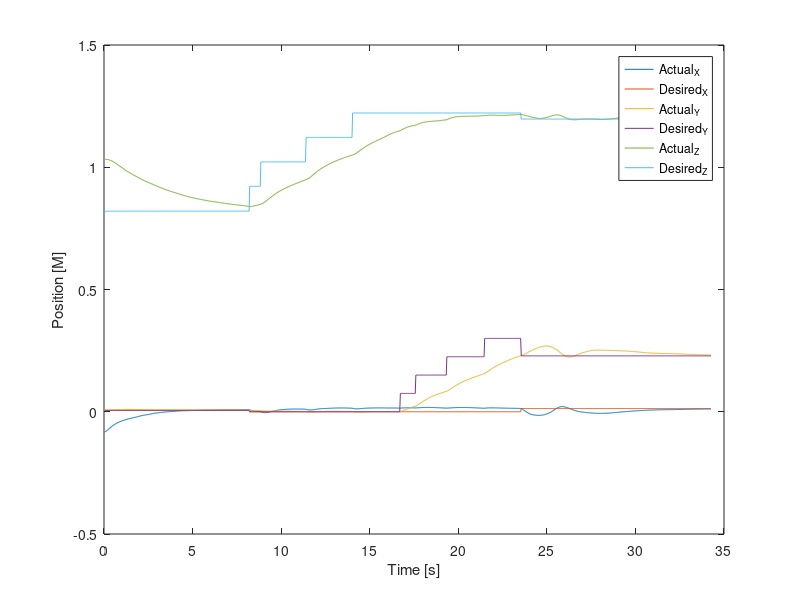
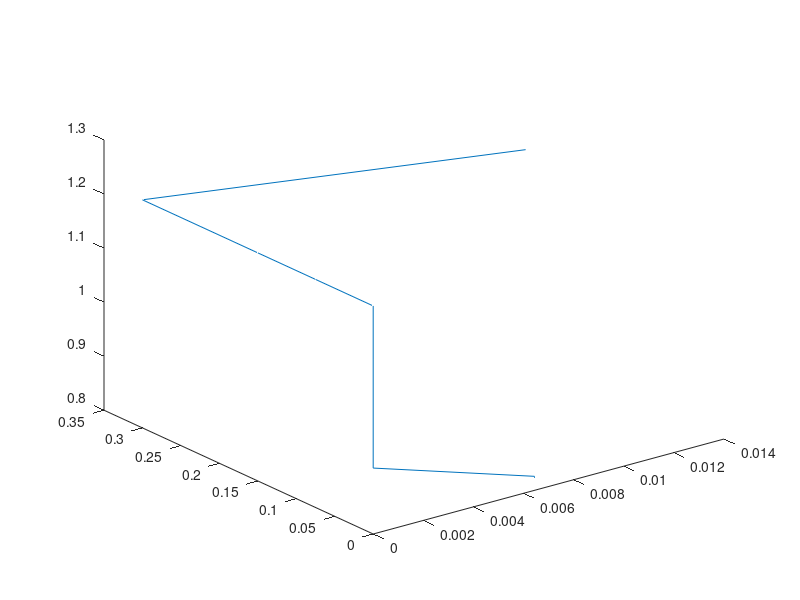

These figures' MATLAB source, in order:
clc;
clear;
FormatSpec = '%f';

% ActualEefData = importdata('Data/ActualPos.txt');
% DesiredEefData = importdata('Data/DesiredPos.txt');
% 
% ActualParsed = cell(numel(ActualEefData),1);
% DesiredParsed = cell(numel(DesiredEefData),1);
% 
% for i=1:numel(ActualEefData)
%     val1 = sscanf(ActualEefData{i},'[%f,%f,%f]');
%     val2 = sscanf(DesiredEefData{i},'[%f,%f,%f]');
% 
%     ActualParsed{i} = val1;
%     DesiredParsed{i} = val2;
% end
% 
% ActualParsed = cell2mat(ActualParsed);
% DesiredParsed = cell2mat(DesiredParsed);


%ActualEEFPose = fscanf(ActualEEF,FormatSpec,[3,Inf])
% 
% fileID1 = fopen('tocubecurrent.txt','r');
% fileID2 = fopen('tocubedesired.txt','r');
% formatSpec = '%f';
% A = fscanf(fileID1,formatSpec)
% numitems1 = length(A)/3
% fclose(fileID1)
% fileID1 = fopen('tocubecurrent.txt','r');
% B = fscanf(fileID1,formatSpec,[3 Inf]);
% C = fscanf(fileID2,formatSpec,[3 Inf]);2
% 
% 
% plot3(ActualPos(:,1),ActualPos(:,2),ActualPos(:,3))
% hold on
% plot3(DesiredPos(:,1),DesiredPos(:,2),DesiredPos(:,3))
% hold off
ActualPos = [[-0.0827  0.0063  1.0322],
[-0.0817  0.0059  1.0323],
[-0.0802  0.0056  1.0323],
[-0.0784  0.0055  1.0322],
[-0.0764  0.0055  1.0320],
[-0.0743  0.0057  1.0316],
[-0.0721  0.0058  1.0311],
[-0.0698  0.0060  1.0304],
[-0.0674  0.0062  1.0296],
[-0.0651  0.0063  1.0286],
[-0.0630  0.0065  1.0275],
[-0.0610  0.0067  1.0263],
[-0.0591  0.0068  1.0250],
[-0.0574  0.0070  1.0237],
[-0.0557  0.0071  1.0223],
[-0.0540  0.0073  1.0208],
[-0.0523  0.0074  1.0192],
[-0.0506  0.0076  1.0175],
[-0.0491  0.0077  1.0158],
[-0.0477  0.0079  1.0141],
[-0.0464  0.0080  1.0124],
[-0.0451  0.0081  1.0106],
[-0.0439  0.0083  1.0089],
[-0.0428  0.0084  1.0071],
[-0.0415  0.0085  1.0053],
[-0.0404  0.0086  1.0035],
[-0.0393  0.0087  1.0017],
[-0.0383  0.0089  0.9999],
[-0.0373  0.0090  0.9981],
[-0.0364  0.0091  0.9963],
[-0.0356  0.0092  0.9946],
[-0.0348  0.0093  0.9929],
[-0.0339  0.0094  0.9911],
[-0.0330  0.0094  0.9894],
[-0.0322  0.0095  0.9876],
[-0.0314  0.0096  0.9859],
[-0.0307  0.0096  0.9843],
[-0.0301  0.0097  0.9827],
[-0.0295  0.0097  0.9811],
[-0.0288  0.0097  0.9795],
[-0.0282  0.0098  0.9780],
[-0.0276  0.0097  0.9765],
[-0.0270  0.0097  0.9750],
[-0.0264  0.0097  0.9735],
[-0.0258  0.0097  0.9721],
[-0.0252  0.0096  0.9707],
[-0.0246  0.0096  0.9693],
[-0.0241  0.0095  0.9679],
[-0.0235  0.0095  0.9665],
[-0.0229  0.0094  0.9652],
[-0.0222  0.0093  0.9638],
[-0.0216  0.0093  0.9625],
[-0.0210  0.0092  0.9612],
[-0.0204  0.0091  0.9599],
[-0.0198  0.0091  0.9585],
[-0.0191  0.0090  0.9572],
[-0.0183  0.0089  0.9558],
[-0.0175  0.0088  0.9544],
[-0.0169  0.0088  0.9530],
[-0.0163  0.0087  0.9516],
[-0.0157  0.0086  0.9503],
[-0.0153  0.0086  0.9490],
[-0.0148  0.0085  0.9477],
[-0.0144  0.0085  0.9465],
[-0.0139  0.0084  0.9453],
[-0.0135  0.0083  0.9441],
[-0.0131  0.0083  0.9430],
[-0.0127  0.0082  0.9418],
[-0.0122  0.0082  0.9407],
[-0.0118  0.0081  0.9396],
[-0.0113  0.0081  0.9385],
[-0.0108  0.0080  0.9374],
[-0.0104  0.0080  0.9363],
[-0.0100  0.0080  0.9353],
[-0.0096  0.0079  0.9342],
[-0.0091  0.0079  0.9332],
[-0.0085  0.0078  0.9321],
[-0.0079  0.0078  0.9309],
[-0.0073  0.0077  0.9298],
[-0.0067  0.0077  0.9286],
[-0.0063  0.0077  0.9275],
[-0.0059  0.0076  0.9264],
[-0.0055  0.0076  0.9253],
[-0.0052  0.0076  0.9242],
[-0.0049  0.0075  0.9232],
[-0.0046  0.0075  0.9221],
[-0.0043  0.0075  0.9211],
[-0.0040  0.0074  0.9201],
[-0.0037  0.0074  0.9190],
[-0.0033  0.0074  0.9180],
[-0.0030  0.0074  0.9170],
[-0.0027  0.0073  0.9160],
[-0.0024  0.0073  0.9150],
[-0.0021  0.0073  0.9140],
[-0.0019  0.0073  0.9130],
[-0.0016  0.0073  0.9120],
[-0.0013  0.0073  0.9110],
[-0.0010  0.0073  0.9100],
[-0.0008  0.0072  0.9091],
[-0.0006  0.0072  0.9081],
[-0.0004  0.0072  0.9072],
[-0.0003  0.0072  0.9063],
[-0.0001  0.0072  0.9054],
[0.0001 0.0072 0.9045]
[0.0002 0.0072 0.9037]
[0.0004 0.0072 0.9028]
[0.0005 0.0072 0.9020]
[0.0007 0.0072 0.9012]
[0.0008 0.0072 0.9004]
[0.0010 0.0072 0.8996]
[0.0012 0.0072 0.8988]
[0.0013 0.0072 0.8981]
[0.0015 0.0072 0.8973]
[0.0017 0.0071 0.8965]
[0.0019 0.0071 0.8957]
[0.0022 0.0071 0.8949]
[0.0024 0.0071 0.8941]
[0.0027 0.0071 0.8933]
[0.0029 0.0071 0.8924]
[0.0031 0.0071 0.8916]
[0.0033 0.0071 0.8908]
[0.0034 0.0071 0.8900]
[0.0036 0.0070 0.8892]
[0.0038 0.0070 0.8883]
[0.0040 0.0070 0.8875]
[0.0041 0.0070 0.8867]
[0.0041 0.0070 0.8859]
[0.0042 0.0070 0.8851]
[0.0042 0.0070 0.8844]
[0.0042 0.0069 0.8836]
[0.0042 0.0069 0.8829]
[0.0043 0.0069 0.8823]
[0.0043 0.0069 0.8816]
[0.0044 0.0069 0.8809]
[0.0045 0.0069 0.8802]
[0.0046 0.0069 0.8795]
[0.0047 0.0068 0.8789]
[0.0047 0.0068 0.8782]
[0.0048 0.0068 0.8776]
[0.0049 0.0068 0.8770]
[0.0049 0.0068 0.8764]
[0.0050 0.0068 0.8758]
[0.0050 0.0067 0.8752]
[0.0051 0.0067 0.8747]
[0.0052 0.0067 0.8741]
[0.0052 0.0067 0.8736]
[0.0053 0.0067 0.8730]
[0.0054 0.0067 0.8725]
[0.0054 0.0067 0.8720]
[0.0055 0.0066 0.8714]
[0.0056 0.0066 0.8709]
[0.0057 0.0066 0.8704]
[0.0058 0.0066 0.8699]
[0.0058 0.0066 0.8694]
[0.0059 0.0066 0.8689]
[0.0060 0.0065 0.8684]
[0.0060 0.0065 0.8679]
[0.0061 0.0065 0.8674]
[0.0062 0.0065 0.8669]
[0.0062 0.0065 0.8665]
[0.0063 0.0065 0.8660]
[0.0064 0.0065 0.8655]
[0.0064 0.0064 0.8650]
[0.0065 0.0064 0.8646]
[0.0065 0.0064 0.8641]
[0.0065 0.0064 0.8637]
[0.0066 0.0064 0.8632]
[0.0066 0.0064 0.8628]
[0.0067 0.0064 0.8624]
[0.0067 0.0064 0.8619]
[0.0067 0.0064 0.8615]
[0.0068 0.0063 0.8611]
[0.0068 0.0063 0.8607]
[0.0068 0.0063 0.8603]
[0.0069 0.0063 0.8599]
[0.0069 0.0063 0.8595]
[0.0070 0.0063 0.8591]
[0.0070 0.0063 0.8587]
[0.0070 0.0063 0.8583]
[0.0071 0.0063 0.8579]
[0.0071 0.0063 0.8575]
[0.0071 0.0063 0.8571]
[0.0071 0.0062 0.8568]
[0.0072 0.0062 0.8564]
[0.0072 0.0062 0.8560]
[0.0072 0.0062 0.8556]
[0.0072 0.0062 0.8553]
[0.0073 0.0062 0.8549]
[0.0073 0.0062 0.8546]
[0.0073 0.0062 0.8542]
[0.0073 0.0062 0.8538]
[0.0073 0.0062 0.8535]
[0.0074 0.0062 0.8531]
[0.0074 0.0062 0.8528]
[0.0074 0.0061 0.8524]
[0.0075 0.0061 0.8521]
[0.0075 0.0061 0.8517]
[0.0075 0.0061 0.8513]
[0.0075 0.0061 0.8510]
[0.0075 0.0061 0.8507]
[0.0075 0.0061 0.8503]
[0.0075 0.0061 0.8500]
[0.0075 0.0061 0.8497]
[0.0075 0.0061 0.8493]
[0.0075 0.0061 0.8490]
[0.0075 0.0061 0.8487]
[0.0075 0.0060 0.8484]
[0.0075 0.0060 0.8481]
[0.0075 0.0060 0.8478]
[0.0075 0.0060 0.8475]
[0.0075 0.0060 0.8472]
[0.0075 0.0060 0.8469]
[0.0075 0.0060 0.8466]
[0.0075 0.0060 0.8463]
[0.0075 0.0060 0.8460]
[0.0075 0.0060 0.8458]
[0.0075 0.0060 0.8455]
[0.0075 0.0060 0.8452]
[0.0076 0.0060 0.8449]
[0.0076 0.0059 0.8446]
[0.0077 0.0059 0.8443]
[0.0077 0.0059 0.8440]
[0.0078 0.0059 0.8437]
[0.0078 0.0059 0.8434]
[0.0078 0.0059 0.8430]
[0.0079 0.0059 0.8427]
[0.0079 0.0059 0.8424]
[0.0079 0.0059 0.8421]
[0.0079 0.0059 0.8417]
[0.0079 0.0059 0.8414]
[0.0078 0.0058 0.8411]
[0.0078 0.0058 0.8408]
[0.0078 0.0058 0.8405]
[0.0077 0.0058 0.8402]
[0.0069 0.0054 0.8386]
[0.0066 0.0051 0.8390]
[0.0062 0.0049 0.8394]
[0.0057 0.0048 0.8399]
[0.0052 0.0047 0.8403]
[0.0047 0.0047 0.8408]
[0.0042 0.0048 0.8413]
[0.0038 0.0048 0.8419]
[0.0033 0.0049 0.8424]
[0.0029 0.0049 0.8430]
[0.0026 0.0050 0.8436]
[0.0022 0.0051 0.8442]
[0.0019 0.0051 0.8448]
[0.0015 0.0052 0.8455]
[0.0011 0.0052 0.8462]
[0.0008 0.0053 0.8469]
[0.0005 0.0053 0.8476]
[0.0002 0.0053 0.8484]
[-0.0003  0.0051  0.8492],
[-0.0012  0.0045  0.8501],
[-0.0021  0.0040  0.8513],
[-0.0028  0.0037  0.8525],
[-0.0033  0.0034  0.8540],
[-0.0037  0.0032  0.8555],
[-0.0039  0.0031  0.8572],
[-0.0038  0.0030  0.8590],
[-0.0037  0.0030  0.8608],
[-0.0035  0.0029  0.8627],
[-0.0032  0.0029  0.8647],
[-0.0028  0.0029  0.8668],
[-0.0023  0.0029  0.8688],
[-0.0017  0.0029  0.8709],
[-0.0010  0.0030  0.8729],
[-0.0004  0.0030  0.8749],
[0.0002 0.0030 0.8769]
[0.0008 0.0031 0.8789]
[0.0014 0.0031 0.8808]
[0.0020 0.0031 0.8827]
[0.0026 0.0032 0.8846]
[0.0031 0.0032 0.8865]
[0.0036 0.0032 0.8884]
[0.0042 0.0033 0.8902]
[0.0047 0.0033 0.8920]
[0.0052 0.0033 0.8937]
[0.0057 0.0033 0.8954]
[0.0062 0.0033 0.8970]
[0.0066 0.0033 0.8986]
[0.0071 0.0033 0.9002]
[0.0074 0.0032 0.9017]
[0.0078 0.0032 0.9031]
[0.0081 0.0032 0.9046]
[0.0084 0.0032 0.9060]
[0.0087 0.0031 0.9073]
[0.0090 0.0031 0.9086]
[0.0092 0.0030 0.9100]
[0.0094 0.0030 0.9113]
[0.0095 0.0029 0.9125]
[0.0097 0.0029 0.9138]
[0.0099 0.0028 0.9150]
[0.0100 0.0028 0.9163]
[0.0102 0.0027 0.9175]
[0.0103 0.0026 0.9187]
[0.0104 0.0026 0.9198]
[0.0106 0.0025 0.9210]
[0.0107 0.0024 0.9221]
[0.0108 0.0024 0.9232]
[0.0109 0.0023 0.9243]
[0.0110 0.0023 0.9254]
[0.0111 0.0022 0.9265]
[0.0111 0.0022 0.9275]
[0.0112 0.0021 0.9286]
[0.0112 0.0020 0.9296]
[0.0111 0.0020 0.9307]
[0.0111 0.0019 0.9317]
[0.0110 0.0019 0.9328]
[0.0110 0.0018 0.9339]
[0.0110 0.0018 0.9349]
[0.0110 0.0017 0.9359]
[0.0110 0.0017 0.9369]
[0.0110 0.0016 0.9379]
[0.0111 0.0016 0.9389]
[0.0111 0.0015 0.9399]
[0.0111 0.0015 0.9408]
[0.0111 0.0014 0.9417]
[0.0110 0.0014 0.9426]
[0.0109 0.0014 0.9436]
[0.0108 0.0013 0.9445]
[0.0107 0.0013 0.9454]
[0.0105 0.0013 0.9464]
[0.0104 0.0012 0.9474]
[0.0102 0.0012 0.9483]
[0.0098 0.0008 0.9493]
[0.0091 0.0002 0.9504]
[ 0.0085 -0.0003  0.9516],
[ 0.0081 -0.0006  0.9530],
[ 0.0078 -0.0008  0.9545],
[ 0.0076 -0.0010  0.9561],
[ 0.0076 -0.0011  0.9579],
[ 0.0076 -0.0011  0.9597],
[ 0.0076 -0.0011  0.9617],
[ 0.0077 -0.0011  0.9638],
[ 0.0078 -0.0011  0.9660],
[ 0.0080 -0.0011  0.9682],
[ 0.0084 -0.0010  0.9705],
[ 0.0087 -0.0009  0.9727],
[ 0.0091 -0.0008  0.9748],
[ 0.0096 -0.0006  0.9770],
[ 0.0100 -0.0005  0.9791],
[ 0.0103 -0.0003  0.9812],
[ 0.0107 -0.0001  0.9832],
[0.0110 0.0000 0.9852]
[0.0113 0.0002 0.9871]
[0.0117 0.0004 0.9890]
[0.0120 0.0006 0.9907]
[0.0123 0.0007 0.9924]
[0.0125 0.0009 0.9941]
[0.0127 0.0011 0.9956]
[0.0129 0.0012 0.9971]
[0.0130 0.0014 0.9986]
[0.0131 0.0015 1.0001]
[0.0131 0.0016 1.0016]
[0.0132 0.0017 1.0031]
[0.0134 0.0018 1.0046]
[0.0135 0.0019 1.0060]
[0.0136 0.0020 1.0074]
[0.0137 0.0020 1.0088]
[0.0138 0.0020 1.0101]
[0.0139 0.0021 1.0114]
[0.0141 0.0021 1.0127]
[0.0142 0.0021 1.0140]
[0.0143 0.0021 1.0153]
[0.0144 0.0021 1.0165]
[0.0145 0.0021 1.0177]
[0.0146 0.0021 1.0189]
[0.0148 0.0021 1.0200]
[0.0149 0.0021 1.0212]
[0.0150 0.0021 1.0223]
[0.0150 0.0021 1.0235]
[0.0151 0.0021 1.0246]
[0.0152 0.0020 1.0257]
[0.0152 0.0020 1.0267]
[0.0153 0.0020 1.0278]
[0.0154 0.0020 1.0288]
[0.0154 0.0020 1.0298]
[0.0154 0.0019 1.0309]
[0.0155 0.0019 1.0319]
[0.0155 0.0019 1.0328]
[0.0155 0.0019 1.0338]
[0.0155 0.0018 1.0348]
[0.0155 0.0018 1.0357]
[0.0155 0.0018 1.0366]
[0.0154 0.0018 1.0376]
[0.0154 0.0018 1.0385]
[0.0154 0.0017 1.0394]
[0.0153 0.0017 1.0403]
[0.0153 0.0017 1.0412]
[0.0152 0.0017 1.0420]
[0.0152 0.0017 1.0429]
[0.0151 0.0017 1.0438]
[0.0150 0.0016 1.0446]
[0.0150 0.0016 1.0455]
[0.0149 0.0016 1.0463]
[0.0148 0.0016 1.0471]
[0.0147 0.0016 1.0479]
[0.0146 0.0016 1.0487]
[0.0146 0.0016 1.0495]
[0.0141 0.0012 1.0503]
[0.0134 0.0006 1.0511]
[0.0128 0.0001 1.0522]
[ 0.0124 -0.0003  1.0534],
[ 0.0121 -0.0005  1.0547],
[ 0.0120 -0.0007  1.0562],
[ 0.0119 -0.0008  1.0578],
[ 0.0119 -0.0009  1.0595],
[ 0.0120 -0.0010  1.0613],
[ 0.0121 -0.0010  1.0631],
[ 0.0123 -0.0010  1.0649],
[ 0.0125 -0.0010  1.0667],
[ 0.0127 -0.0010  1.0686],
[ 0.0129 -0.0009  1.0705],
[ 0.0131 -0.0009  1.0723],
[ 0.0134 -0.0008  1.0741],
[ 0.0136 -0.0007  1.0759],
[ 0.0138 -0.0005  1.0777],
[ 0.0140 -0.0004  1.0794],
[ 0.0142 -0.0003  1.0811],
[ 0.0144 -0.0001  1.0828],
[0.0145 0.0000 1.0844]
[0.0146 0.0002 1.0861]
[0.0148 0.0003 1.0876]
[0.0149 0.0005 1.0892]
[0.0150 0.0006 1.0907]
[0.0151 0.0007 1.0921]
[0.0151 0.0008 1.0935]
[0.0152 0.0009 1.0949]
[0.0153 0.0009 1.0963]
[0.0153 0.0010 1.0976]
[0.0154 0.0010 1.0990]
[0.0154 0.0010 1.1003]
[0.0155 0.0010 1.1015]
[0.0155 0.0010 1.1028]
[0.0155 0.0010 1.1040]
[0.0156 0.0010 1.1052]
[0.0156 0.0010 1.1064]
[0.0156 0.0010 1.1076]
[0.0157 0.0010 1.1088]
[0.0157 0.0010 1.1100]
[0.0157 0.0011 1.1111]
[0.0158 0.0011 1.1122]
[0.0158 0.0011 1.1134]
[0.0158 0.0011 1.1145]
[0.0157 0.0011 1.1157]
[0.0157 0.0011 1.1169]
[0.0157 0.0011 1.1181]
[0.0156 0.0011 1.1193]
[0.0156 0.0011 1.1205]
[0.0156 0.0011 1.1217]
[0.0156 0.0011 1.1230]
[0.0155 0.0011 1.1243]
[0.0155 0.0011 1.1256]
[0.0154 0.0011 1.1269]
[0.0153 0.0011 1.1282]
[0.0153 0.0011 1.1296]
[0.0152 0.0011 1.1309]
[0.0152 0.0011 1.1322]
[0.0153 0.0011 1.1335]
[0.0153 0.0011 1.1347]
[0.0153 0.0011 1.1359]
[0.0154 0.0011 1.1370]
[0.0154 0.0011 1.1381]
[0.0154 0.0011 1.1391]
[0.0154 0.0011 1.1401]
[0.0154 0.0011 1.1411]
[0.0154 0.0011 1.1420]
[0.0154 0.0011 1.1429]
[0.0153 0.0011 1.1437]
[0.0153 0.0011 1.1445]
[0.0152 0.0011 1.1453]
[0.0151 0.0011 1.1461]
[0.0151 0.0011 1.1469]
[0.0150 0.0011 1.1477]
[0.0149 0.0011 1.1484]
[0.0148 0.0011 1.1492]
[0.0149 0.0013 1.1502]
[0.0151 0.0017 1.1516]
[0.0153 0.0023 1.1530]
[0.0154 0.0030 1.1543]
[0.0156 0.0039 1.1556]
[0.0157 0.0048 1.1568]
[0.0158 0.0059 1.1580]
[0.0159 0.0069 1.1592]
[0.0159 0.0080 1.1604]
[0.0160 0.0091 1.1615]
[0.0160 0.0102 1.1625]
[0.0160 0.0112 1.1635]
[0.0161 0.0122 1.1644]
[0.0161 0.0133 1.1653]
[0.0161 0.0143 1.1661]
[0.0161 0.0152 1.1669]
[0.0161 0.0162 1.1676]
[0.0161 0.0171 1.1682]
[0.0160 0.0180 1.1688]
[0.0160 0.0189 1.1694]
[0.0159 0.0197 1.1699]
[0.0159 0.0205 1.1704]
[0.0158 0.0213 1.1709]
[0.0157 0.0220 1.1714]
[0.0156 0.0227 1.1718]
[0.0157 0.0236 1.1725]
[0.0158 0.0247 1.1736]
[0.0160 0.0260 1.1748]
[0.0161 0.0275 1.1759]
[0.0163 0.0291 1.1769]
[0.0164 0.0308 1.1779]
[0.0166 0.0325 1.1789]
[0.0168 0.0343 1.1798]
[0.0169 0.0360 1.1806]
[0.0171 0.0378 1.1814]
[0.0172 0.0395 1.1821]
[0.0173 0.0412 1.1828]
[0.0175 0.0428 1.1834]
[0.0175 0.0445 1.1839]
[0.0176 0.0461 1.1844]
[0.0177 0.0476 1.1848]
[0.0177 0.0491 1.1852]
[0.0177 0.0507 1.1856]
[0.0177 0.0522 1.1859]
[0.0177 0.0536 1.1862]
[0.0177 0.0550 1.1865]
[0.0177 0.0563 1.1868]
[0.0176 0.0576 1.1870]
[0.0176 0.0589 1.1873]
[0.0175 0.0601 1.1875]
[0.0174 0.0613 1.1877]
[0.0174 0.0624 1.1879]
[0.0173 0.0636 1.1882]
[0.0172 0.0647 1.1884]
[0.0171 0.0658 1.1886]
[0.0170 0.0668 1.1888]
[0.0169 0.0678 1.1890]
[0.0168 0.0688 1.1893]
[0.0167 0.0698 1.1895]
[0.0166 0.0707 1.1897]
[0.0165 0.0716 1.1900]
[0.0164 0.0725 1.1902]
[0.0163 0.0734 1.1904]
[0.0162 0.0742 1.1907]
[0.0160 0.0751 1.1910]
[0.0159 0.0760 1.1913]
[0.0158 0.0769 1.1916]
[0.0156 0.0777 1.1919]
[0.0155 0.0785 1.1922]
[0.0154 0.0793 1.1925]
[0.0153 0.0801 1.1928]
[0.0152 0.0809 1.1931]
[0.0151 0.0817 1.1934]
[0.0150 0.0824 1.1937]
[0.0149 0.0831 1.1941]
[0.0149 0.0840 1.1947]
[0.0150 0.0852 1.1958]
[0.0151 0.0865 1.1968]
[0.0153 0.0881 1.1979]
[0.0154 0.0897 1.1989]
[0.0156 0.0914 1.1999]
[0.0158 0.0932 1.2008]
[0.0160 0.0949 1.2016]
[0.0161 0.0966 1.2024]
[0.0163 0.0983 1.2031]
[0.0164 0.1000 1.2038]
[0.0166 0.1016 1.2044]
[0.0167 0.1033 1.2050]
[0.0168 0.1049 1.2055]
[0.0170 0.1064 1.2059]
[0.0171 0.1080 1.2063]
[0.0171 0.1095 1.2066]
[0.0172 0.1109 1.2069]
[0.0173 0.1124 1.2072]
[0.0174 0.1138 1.2074]
[0.0174 0.1152 1.2076]
[0.0174 0.1166 1.2078]
[0.0175 0.1179 1.2079]
[0.0175 0.1192 1.2080]
[0.0175 0.1205 1.2081]
[0.0175 0.1217 1.2082]
[0.0175 0.1229 1.2083]
[0.0175 0.1241 1.2083]
[0.0174 0.1253 1.2084]
[0.0174 0.1264 1.2084]
[0.0174 0.1275 1.2084]
[0.0173 0.1286 1.2084]
[0.0172 0.1297 1.2085]
[0.0172 0.1307 1.2085]
[0.0171 0.1318 1.2085]
[0.0170 0.1328 1.2086]
[0.0170 0.1338 1.2086]
[0.0169 0.1348 1.2086]
[0.0168 0.1358 1.2087]
[0.0167 0.1367 1.2087]
[0.0166 0.1377 1.2088]
[0.0165 0.1387 1.2089]
[0.0164 0.1396 1.2089]
[0.0163 0.1405 1.2090]
[0.0162 0.1414 1.2091]
[0.0161 0.1423 1.2092]
[0.0159 0.1432 1.2093]
[0.0158 0.1441 1.2094]
[0.0157 0.1450 1.2095]
[0.0156 0.1459 1.2096]
[0.0155 0.1467 1.2097]
[0.0154 0.1476 1.2098]
[0.0153 0.1485 1.2099]
[0.0152 0.1494 1.2101]
[0.0150 0.1503 1.2102]
[0.0149 0.1513 1.2104]
[0.0148 0.1522 1.2105]
[0.0147 0.1531 1.2107]
[0.0146 0.1540 1.2108]
[0.0145 0.1548 1.2110]
[0.0143 0.1557 1.2111]
[0.0144 0.1567 1.2113]
[0.0147 0.1580 1.2116]
[0.0150 0.1595 1.2119]
[0.0152 0.1612 1.2122]
[0.0154 0.1629 1.2125]
[0.0156 0.1646 1.2127]
[0.0157 0.1664 1.2128]
[0.0158 0.1682 1.2130]
[0.0158 0.1700 1.2130]
[0.0159 0.1717 1.2131]
[0.0159 0.1734 1.2131]
[0.0159 0.1751 1.2131]
[0.0159 0.1767 1.2130]
[0.0159 0.1783 1.2130]
[0.0158 0.1799 1.2129]
[0.0158 0.1814 1.2128]
[0.0158 0.1829 1.2128]
[0.0157 0.1844 1.2127]
[0.0156 0.1858 1.2126]
[0.0156 0.1872 1.2125]
[0.0155 0.1886 1.2125]
[0.0155 0.1899 1.2124]
[0.0154 0.1912 1.2124]
[0.0153 0.1925 1.2123]
[0.0153 0.1938 1.2123]
[0.0152 0.1950 1.2123]
[0.0152 0.1963 1.2123]
[0.0151 0.1975 1.2123]
[0.0150 0.1987 1.2123]
[0.0150 0.1998 1.2124]
[0.0149 0.2010 1.2124]
[0.0149 0.2022 1.2125]
[0.0148 0.2034 1.2126]
[0.0148 0.2045 1.2127]
[0.0147 0.2057 1.2128]
[0.0147 0.2068 1.2129]
[0.0146 0.2079 1.2130]
[0.0146 0.2090 1.2131]
[0.0145 0.2101 1.2132]
[0.0145 0.2112 1.2134]
[0.0144 0.2123 1.2135]
[0.0144 0.2133 1.2136]
[0.0144 0.2143 1.2138]
[0.0143 0.2154 1.2139]
[0.0143 0.2164 1.2141]
[0.0142 0.2175 1.2142]
[0.0142 0.2185 1.2144]
[0.0141 0.2194 1.2145]
[0.0141 0.2204 1.2146]
[0.0140 0.2213 1.2148]
[0.0140 0.2222 1.2149]
[0.0139 0.2231 1.2150]
[0.0138 0.2240 1.2151]
[0.0138 0.2248 1.2152]
[0.0137 0.2256 1.2153]
[0.0137 0.2264 1.2154]
[0.0136 0.2272 1.2155]
[0.0136 0.2280 1.2156]
[0.0135 0.2288 1.2157]
[0.0131 0.2297 1.2157]
[0.0121 0.2309 1.2156]
[0.0106 0.2320 1.2151]
[0.0088 0.2331 1.2145]
[0.0068 0.2342 1.2138]
[0.0049 0.2353 1.2130]
[0.0030 0.2366 1.2123]
[0.0013 0.2379 1.2117]
[-0.0004  0.2392  1.2111],
[-0.0019  0.2406  1.2105],
[-0.0034  0.2420  1.2099],
[-0.0048  0.2434  1.2093],
[-0.0062  0.2447  1.2086],
[-0.0075  0.2459  1.2078],
[-0.0088  0.2471  1.2071],
[-0.0099  0.2483  1.2064],
[-0.0108  0.2496  1.2057],
[-0.0115  0.2508  1.2052],
[-0.0120  0.2520  1.2046],
[-0.0125  0.2531  1.2041],
[-0.0130  0.2543  1.2035],
[-0.0133  0.2554  1.2030],
[-0.0136  0.2566  1.2025],
[-0.0140  0.2576  1.2020],
[-0.0143  0.2586  1.2014],
[-0.0145  0.2596  1.2009],
[-0.0146  0.2606  1.2006],
[-0.0146  0.2616  1.2003],
[-0.0146  0.2625  1.2001],
[-0.0146  0.2634  1.1999],
[-0.0145  0.2643  1.1999],
[-0.0143  0.2652  1.1999],
[-0.0141  0.2659  1.1999],
[-0.0138  0.2667  1.2001],
[-0.0135  0.2673  1.2003],
[-0.0131  0.2678  1.2006],
[-0.0127  0.2683  1.2010],
[-0.0121  0.2687  1.2015],
[-0.0115  0.2690  1.2020],
[-0.0107  0.2691  1.2026],
[-0.0099  0.2692  1.2032],
[-0.0090  0.2691  1.2039],
[-0.0080  0.2689  1.2046],
[-0.0070  0.2686  1.2053],
[-0.0059  0.2682  1.2060],
[-0.0048  0.2677  1.2067],
[-0.0036  0.2670  1.2075],
[-0.0022  0.2663  1.2083],
[-0.0008  0.2654  1.2091],
[0.0007 0.2645 1.2098]
[0.0022 0.2635 1.2106]
[0.0038 0.2625 1.2114]
[0.0054 0.2613 1.2121]
[0.0071 0.2600 1.2127]
[0.0088 0.2586 1.2133]
[0.0105 0.2570 1.2137]
[0.0122 0.2554 1.2140]
[0.0137 0.2536 1.2142]
[0.0152 0.2518 1.2142]
[0.0166 0.2499 1.2141]
[0.0178 0.2479 1.2138]
[0.0188 0.2459 1.2134]
[0.0197 0.2438 1.2128]
[0.0204 0.2418 1.2120]
[0.0208 0.2398 1.2112]
[0.0211 0.2378 1.2102]
[0.0212 0.2359 1.2091]
[0.0211 0.2341 1.2079]
[0.0209 0.2324 1.2067]
[0.0204 0.2308 1.2054]
[0.0199 0.2293 1.2041]
[0.0192 0.2281 1.2029]
[0.0184 0.2269 1.2017]
[0.0176 0.2260 1.2006]
[0.0168 0.2252 1.1995]
[0.0159 0.2246 1.1986]
[0.0150 0.2242 1.1977]
[0.0140 0.2239 1.1970]
[0.0131 0.2238 1.1963]
[0.0121 0.2239 1.1957]
[0.0112 0.2240 1.1952]
[0.0102 0.2244 1.1948]
[0.0092 0.2249 1.1945]
[0.0082 0.2256 1.1943]
[0.0072 0.2264 1.1942]
[0.0063 0.2273 1.1942]
[0.0055 0.2282 1.1942]
[0.0047 0.2292 1.1943]
[0.0039 0.2302 1.1944]
[0.0032 0.2313 1.1946]
[0.0026 0.2324 1.1948]
[0.0020 0.2335 1.1950]
[0.0014 0.2346 1.1953]
[0.0009 0.2357 1.1955]
[0.0004 0.2367 1.1957]
[-0.0000  0.2377  1.1959],
[-0.0004  0.2387  1.1961],
[-0.0008  0.2396  1.1963],
[-0.0011  0.2405  1.1964],
[-0.0015  0.2413  1.1966],
[-0.0018  0.2420  1.1967],
[-0.0021  0.2427  1.1967],
[-0.0024  0.2434  1.1968],
[-0.0027  0.2441  1.1969],
[-0.0030  0.2448  1.1970],
[-0.0033  0.2455  1.1971],
[-0.0035  0.2462  1.1972],
[-0.0038  0.2468  1.1972],
[-0.0040  0.2474  1.1973],
[-0.0043  0.2480  1.1973],
[-0.0045  0.2486  1.1973],
[-0.0048  0.2492  1.1973],
[-0.0050  0.2496  1.1973],
[-0.0051  0.2500  1.1973],
[-0.0053  0.2504  1.1972],
[-0.0055  0.2507  1.1971],
[-0.0056  0.2511  1.1970],
[-0.0058  0.2514  1.1969],
[-0.0060  0.2516  1.1968],
[-0.0061  0.2518  1.1966],
[-0.0062  0.2519  1.1965],
[-0.0063  0.2520  1.1963],
[-0.0063  0.2520  1.1961],
[-0.0064  0.2520  1.1959],
[-0.0064  0.2520  1.1957],
[-0.0065  0.2520  1.1955],
[-0.0065  0.2519  1.1953],
[-0.0065  0.2519  1.1952],
[-0.0065  0.2518  1.1951],
[-0.0064  0.2517  1.1950],
[-0.0064  0.2517  1.1950],
[-0.0064  0.2516  1.1950],
[-0.0063  0.2515  1.1951],
[-0.0063  0.2514  1.1952],
[-0.0062  0.2514  1.1953],
[-0.0061  0.2513  1.1954],
[-0.0060  0.2512  1.1956],
[-0.0059  0.2512  1.1958],
[-0.0058  0.2511  1.1960],
[-0.0057  0.2511  1.1963],
[-0.0056  0.2510  1.1965],
[-0.0054  0.2509  1.1968],
[-0.0053  0.2509  1.1971],
[-0.0051  0.2508  1.1974],
[-0.0049  0.2508  1.1977],
[-0.0048  0.2507  1.1980],
[-0.0046  0.2507  1.1984],
[-0.0044  0.2506  1.1987],
[-0.0041  0.2505  1.1990],
[-0.0039  0.2505  1.1993],
[-0.0037  0.2504  1.1996],
[-0.0034  0.2503  1.2000],
[-0.0032  0.2502  1.2002],
[-0.0030  0.2502  1.2005],
[-0.0027  0.2501  1.2008],
[-0.0025  0.2500  1.2011],
[-0.0022  0.2499  1.2013],
[-0.0020  0.2498  1.2016],
[-0.0017  0.2497  1.2018],
[-0.0015  0.2496  1.2020],
[-0.0012  0.2495  1.2023],
[-0.0010  0.2494  1.2024],
[-0.0008  0.2493  1.2026],
[-0.0005  0.2492  1.2028],
[-0.0003  0.2491  1.2029],
[-0.0001  0.2490  1.2030],
[0.0001 0.2489 1.2031],
[0.0003 0.2488 1.2032],
[0.0005 0.2487 1.2033],
[0.0008 0.2485 1.2034],
[0.0010 0.2484 1.2035],
[0.0012 0.2482 1.2036],
[0.0014 0.2480 1.2036],
[0.0016 0.2479 1.2037],
[0.0018 0.2477 1.2037],
[0.0019 0.2475 1.2037],
[0.0021 0.2473 1.2037],
[0.0023 0.2471 1.2037],
[0.0025 0.2469 1.2037],
[0.0026 0.2467 1.2037],
[0.0028 0.2465 1.2038],
[0.0030 0.2463 1.2038],
[0.0032 0.2461 1.2037],
[0.0033 0.2458 1.2037],
[0.0035 0.2456 1.2037],
[0.0037 0.2454 1.2036],
[0.0038 0.2451 1.2035],
[0.0039 0.2449 1.2034],
[0.0041 0.2446 1.2033],
[0.0043 0.2444 1.2032],
[0.0044 0.2441 1.2031],
[0.0046 0.2438 1.2031],
[0.0048 0.2436 1.2031],
[0.0050 0.2433 1.2030],
[0.0051 0.2431 1.2030],
[0.0053 0.2428 1.2029],
[0.0054 0.2426 1.2029],
[0.0056 0.2423 1.2028],
[0.0057 0.2421 1.2028],
[0.0059 0.2419 1.2028],
[0.0060 0.2417 1.2027],
[0.0061 0.2415 1.2027],
[0.0062 0.2413 1.2027],
[0.0064 0.2411 1.2026],
[0.0065 0.2409 1.2026],
[0.0066 0.2407 1.2026],
[0.0067 0.2406 1.2025],
[0.0068 0.2404 1.2025],
[0.0069 0.2403 1.2025],
[0.0070 0.2401 1.2025],
[0.0071 0.2400 1.2024],
[0.0071 0.2399 1.2024],
[0.0072 0.2397 1.2024],
[0.0073 0.2396 1.2023],
[0.0074 0.2395 1.2023],
[0.0075 0.2394 1.2023],
[0.0075 0.2393 1.2022],
[0.0076 0.2393 1.2022],
[0.0076 0.2392 1.2022],
[0.0077 0.2391 1.2022],
[0.0078 0.2390 1.2021],
[0.0078 0.2390 1.2021],
[0.0079 0.2389 1.2020],
[0.0079 0.2388 1.2020],
[0.0079 0.2388 1.2020],
[0.0080 0.2387 1.2019],
[0.0080 0.2386 1.2019],
[0.0081 0.2386 1.2019],
[0.0081 0.2385 1.2018],
[0.0082 0.2385 1.2018],
[0.0082 0.2384 1.2018],
[0.0082 0.2384 1.2017],
[0.0083 0.2383 1.2017],
[0.0083 0.2383 1.2017],
[0.0083 0.2382 1.2016],
[0.0083 0.2382 1.2015],
[0.0084 0.2381 1.2015],
[0.0084 0.2381 1.2014],
[0.0084 0.2380 1.2014],
[0.0085 0.2379 1.2013],
[0.0085 0.2379 1.2013],
[0.0086 0.2378 1.2012],
[0.0086 0.2377 1.2012],
[0.0087 0.2376 1.2012],
[0.0087 0.2376 1.2011],
[0.0088 0.2375 1.2011],
[0.0088 0.2374 1.2010],
[0.0088 0.2373 1.2010],
[0.0089 0.2372 1.2010],
[0.0089 0.2371 1.2009],
[0.0090 0.2370 1.2009],
[0.0090 0.2369 1.2008],
[0.0091 0.2369 1.2008],
[0.0091 0.2368 1.2007],
[0.0092 0.2367 1.2007],
[0.0092 0.2365 1.2006],
[0.0093 0.2364 1.2006],
[0.0093 0.2363 1.2005],
[0.0094 0.2362 1.2005],
[0.0095 0.2361 1.2005],
[0.0095 0.2360 1.2004],
[0.0096 0.2359 1.2004],
[0.0097 0.2357 1.2004],
[0.0097 0.2356 1.2003],
[0.0098 0.2355 1.2003],
[0.0098 0.2354 1.2003],
[0.0099 0.2353 1.2002],
[0.0100 0.2352 1.2002],
[0.0100 0.2351 1.2002],
[0.0101 0.2350 1.2001],
[0.0101 0.2348 1.2001],
[0.0102 0.2347 1.2001],
[0.0102 0.2346 1.2000],
[0.0103 0.2345 1.2000],
[0.0103 0.2345 1.1999],
[0.0103 0.2344 1.1999],
[0.0104 0.2343 1.1999],
[0.0105 0.2342 1.1998],
[0.0105 0.2341 1.1998],
[0.0106 0.2340 1.1998],
[0.0106 0.2339 1.1998],
[0.0107 0.2338 1.1997],
[0.0107 0.2337 1.1997],
[0.0108 0.2336 1.1997],
[0.0108 0.2335 1.1996],
[0.0108 0.2335 1.1996],
[0.0109 0.2334 1.1995],
[0.0109 0.2333 1.1995],
[0.0109 0.2332 1.1995],
[0.0110 0.2332 1.1994],
[0.0110 0.2331 1.1994],
[0.0111 0.2330 1.1994],
[0.0111 0.2329 1.1993],
[0.0111 0.2329 1.1993],
[0.0112 0.2328 1.1993],
[0.0112 0.2327 1.1993],
[0.0112 0.2327 1.1992],
[0.0113 0.2326 1.1992],
[0.0113 0.2326 1.1992],
[0.0113 0.2325 1.1991],
[0.0113 0.2325 1.1991],
[0.0114 0.2324 1.1991],
[0.0114 0.2324 1.1991],
[0.0114 0.2323 1.1990],
[0.0114 0.2323 1.1990],
[0.0114 0.2322 1.1990],
[0.0115 0.2322 1.1990]];

DesiredPos = [[0.0066 0.0053 0.8173],
[0.0066 0.0053 0.8186],
[0.0066 0.0053 0.8194],
[0.0066 0.0053 0.8199],
[0.0066 0.0053 0.8201],
[0.0066 0.0053 0.8203],
[0.0066 0.0053 0.8203],
[0.0066 0.0053 0.8204],
[0.0066 0.0053 0.8204],
[0.0066 0.0053 0.8204],
[0.0066 0.0053 0.8204],
[0.0066 0.0053 0.8204],
[0.0066 0.0053 0.8204],
[0.0066 0.0053 0.8204],
[0.0066 0.0053 0.8204],
[0.0066 0.0053 0.8204],
[0.0066 0.0053 0.8204],
[0.0066 0.0053 0.8204],
[0.0066 0.0053 0.8204],
[0.0066 0.0053 0.8204],
[0.0066 0.0053 0.8204],
[0.0066 0.0053 0.8204],
[0.0066 0.0053 0.8204],
[0.0066 0.0053 0.8204],
[0.0066 0.0053 0.8204],
[0.0066 0.0053 0.8204],
[0.0066 0.0053 0.8204],
[0.0066 0.0053 0.8204],
[0.0066 0.0053 0.8204],
[0.0066 0.0053 0.8204],
[0.0066 0.0053 0.8204],
[0.0066 0.0053 0.8204],
[0.0066 0.0053 0.8204],
[0.0066 0.0053 0.8204],
[0.0066 0.0053 0.8204],
[0.0066 0.0053 0.8204],
[0.0066 0.0053 0.8204],
[0.0066 0.0053 0.8204],
[0.0066 0.0053 0.8204],
[0.0066 0.0053 0.8204],
[0.0066 0.0053 0.8204],
[0.0066 0.0053 0.8204],
[0.0066 0.0053 0.8204],
[0.0066 0.0053 0.8204],
[0.0066 0.0053 0.8204],
[0.0066 0.0053 0.8204],
[0.0066 0.0053 0.8204],
[0.0066 0.0053 0.8204],
[0.0066 0.0053 0.8204],
[0.0066 0.0053 0.8204],
[0.0066 0.0053 0.8204],
[0.0066 0.0053 0.8204],
[0.0066 0.0053 0.8204],
[0.0066 0.0053 0.8204],
[0.0066 0.0053 0.8204],
[0.0066 0.0053 0.8204],
[0.0066 0.0053 0.8204],
[0.0066 0.0053 0.8204],
[0.0066 0.0053 0.8204],
[0.0066 0.0053 0.8204],
[0.0066 0.0053 0.8204],
[0.0066 0.0053 0.8204],
[0.0066 0.0053 0.8204],
[0.0066 0.0053 0.8204],
[0.0066 0.0053 0.8204],
[0.0066 0.0053 0.8204],
[0.0066 0.0053 0.8204],
[0.0066 0.0053 0.8204],
[0.0066 0.0053 0.8204],
[0.0066 0.0053 0.8204],
[0.0066 0.0053 0.8204],
[0.0066 0.0053 0.8204],
[0.0066 0.0053 0.8204],
[0.0066 0.0053 0.8204],
[0.0066 0.0053 0.8204],
[0.0066 0.0053 0.8204],
[0.0066 0.0053 0.8204],
[0.0066 0.0053 0.8204],
[0.0066 0.0053 0.8204],
[0.0066 0.0053 0.8204],
[0.0066 0.0053 0.8204],
[0.0066 0.0053 0.8204],
[0.0066 0.0053 0.8204],
[0.0066 0.0053 0.8204],
[0.0066 0.0053 0.8204],
[0.0066 0.0053 0.8204],
[0.0066 0.0053 0.8204],
[0.0066 0.0053 0.8204],
[0.0066 0.0053 0.8204],
[0.0066 0.0053 0.8204],
[0.0066 0.0053 0.8204],
[0.0066 0.0053 0.8204],
[0.0066 0.0053 0.8204],
[0.0066 0.0053 0.8204],
[0.0066 0.0053 0.8204],
[0.0066 0.0053 0.8204],
[0.0066 0.0053 0.8204],
[0.0066 0.0053 0.8204],
[0.0066 0.0053 0.8204],
[0.0066 0.0053 0.8204],
[0.0066 0.0053 0.8204],
[0.0066 0.0053 0.8204],
[0.0066 0.0053 0.8204],
[0.0066 0.0053 0.8204],
[0.0066 0.0053 0.8204],
[0.0066 0.0053 0.8204],
[0.0066 0.0053 0.8204],
[0.0066 0.0053 0.8204],
[0.0066 0.0053 0.8204],
[0.0066 0.0053 0.8204],
[0.0066 0.0053 0.8204],
[0.0066 0.0053 0.8204],
[0.0066 0.0053 0.8204],
[0.0066 0.0053 0.8204],
[0.0066 0.0053 0.8204],
[0.0066 0.0053 0.8204],
[0.0066 0.0053 0.8204],
[0.0066 0.0053 0.8204],
[0.0066 0.0053 0.8204],
[0.0066 0.0053 0.8204],
[0.0066 0.0053 0.8204],
[0.0066 0.0053 0.8204],
[0.0066 0.0053 0.8204],
[0.0066 0.0053 0.8204],
[0.0066 0.0053 0.8204],
[0.0066 0.0053 0.8204],
[0.0066 0.0053 0.8204],
[0.0066 0.0053 0.8204],
[0.0066 0.0053 0.8204],
[0.0066 0.0053 0.8204],
[0.0066 0.0053 0.8204],
[0.0066 0.0053 0.8204],
[0.0066 0.0053 0.8204],
[0.0066 0.0053 0.8204],
[0.0066 0.0053 0.8204],
[0.0066 0.0053 0.8204],
[0.0066 0.0053 0.8204],
[0.0066 0.0053 0.8204],
[0.0066 0.0053 0.8204],
[0.0066 0.0053 0.8204],
[0.0066 0.0053 0.8204],
[0.0066 0.0053 0.8204],
[0.0066 0.0053 0.8204],
[0.0066 0.0053 0.8204],
[0.0066 0.0053 0.8204],
[0.0066 0.0053 0.8204],
[0.0066 0.0053 0.8204],
[0.0066 0.0053 0.8204],
[0.0066 0.0053 0.8204],
[0.0066 0.0053 0.8204],
[0.0066 0.0053 0.8204],
[0.0066 0.0053 0.8204],
[0.0066 0.0053 0.8204],
[0.0066 0.0053 0.8204],
[0.0066 0.0053 0.8204],
[0.0066 0.0053 0.8204],
[0.0066 0.0053 0.8204],
[0.0066 0.0053 0.8204],
[0.0066 0.0053 0.8204],
[0.0066 0.0053 0.8204],
[0.0066 0.0053 0.8204],
[0.0066 0.0053 0.8204],
[0.0066 0.0053 0.8204],
[0.0066 0.0053 0.8204],
[0.0066 0.0053 0.8204],
[0.0066 0.0053 0.8204],
[0.0066 0.0053 0.8204],
[0.0066 0.0053 0.8204],
[0.0066 0.0053 0.8204],
[0.0066 0.0053 0.8204],
[0.0066 0.0053 0.8204],
[0.0066 0.0053 0.8204],
[0.0066 0.0053 0.8204],
[0.0066 0.0053 0.8204],
[0.0066 0.0053 0.8204],
[0.0066 0.0053 0.8204],
[0.0066 0.0053 0.8204],
[0.0066 0.0053 0.8204],
[0.0066 0.0053 0.8204],
[0.0066 0.0053 0.8204],
[0.0066 0.0053 0.8204],
[0.0066 0.0053 0.8204],
[0.0066 0.0053 0.8204],
[0.0066 0.0053 0.8204],
[0.0066 0.0053 0.8204],
[0.0066 0.0053 0.8204],
[0.0066 0.0053 0.8204],
[0.0066 0.0053 0.8204],
[0.0066 0.0053 0.8204],
[0.0066 0.0053 0.8204],
[0.0066 0.0053 0.8204],
[0.0066 0.0053 0.8204],
[0.0066 0.0053 0.8204],
[0.0066 0.0053 0.8204],
[0.0066 0.0053 0.8204],
[0.0066 0.0053 0.8204],
[0.0066 0.0053 0.8204],
[0.0066 0.0053 0.8204],
[0.0066 0.0053 0.8204],
[0.0066 0.0053 0.8204],
[0.0066 0.0053 0.8204],
[0.0066 0.0053 0.8204],
[0.0066 0.0053 0.8204],
[0.0066 0.0053 0.8204],
[0.0066 0.0053 0.8204],
[0.0066 0.0053 0.8204],
[0.0066 0.0053 0.8204],
[0.0066 0.0053 0.8204],
[0.0066 0.0053 0.8204],
[0.0066 0.0053 0.8204],
[0.0066 0.0053 0.8204],
[0.0066 0.0053 0.8204],
[0.0066 0.0053 0.8204],
[0.0066 0.0053 0.8204],
[0.0066 0.0053 0.8204],
[0.0066 0.0053 0.8204],
[0.0066 0.0053 0.8204],
[0.0066 0.0053 0.8204],
[0.0066 0.0053 0.8204],
[0.0066 0.0053 0.8204],
[0.0066 0.0053 0.8204],
[0.0066 0.0053 0.8204],
[0.0066 0.0053 0.8204],
[0.0066 0.0053 0.8204],
[0.0066 0.0053 0.8204],
[0.0066 0.0053 0.8204],
[0.0066 0.0053 0.8204],
[0.0066 0.0053 0.8204],
[0.0066 0.0053 0.8204],
[0.0066 0.0053 0.8204],
[0.0066 0.0053 0.8204],
[0.0066 0.0053 0.8204],
[0.0066 0.0053 0.8204],
[0.0066 0.0053 0.8204],
[0.0000 0.0000 0.9220],
[0.0000 0.0000 0.9220],
[0.0000 0.0000 0.9220],
[0.0000 0.0000 0.9220],
[0.0000 0.0000 0.9220],
[0.0000 0.0000 0.9220],
[0.0000 0.0000 0.9220],
[0.0000 0.0000 0.9220],
[0.0000 0.0000 0.9220],
[0.0000 0.0000 0.9220],
[0.0000 0.0000 0.9220],
[0.0000 0.0000 0.9220],
[0.0000 0.0000 0.9220],
[0.0000 0.0000 0.9220],
[0.0000 0.0000 0.9220],
[0.0000 0.0000 0.9220],
[0.0000 0.0000 0.9220],
[0.0000 0.0000 0.9220],
[0.0000 0.0000 1.0220],
[0.0000 0.0000 1.0220],
[0.0000 0.0000 1.0220],
[0.0000 0.0000 1.0220],
[0.0000 0.0000 1.0220],
[0.0000 0.0000 1.0220],
[0.0000 0.0000 1.0220],
[0.0000 0.0000 1.0220],
[0.0000 0.0000 1.0220],
[0.0000 0.0000 1.0220],
[0.0000 0.0000 1.0220],
[0.0000 0.0000 1.0220],
[0.0000 0.0000 1.0220],
[0.0000 0.0000 1.0220],
[0.0000 0.0000 1.0220],
[0.0000 0.0000 1.0220],
[0.0000 0.0000 1.0220],
[0.0000 0.0000 1.0220],
[0.0000 0.0000 1.0220],
[0.0000 0.0000 1.0220],
[0.0000 0.0000 1.0220],
[0.0000 0.0000 1.0220],
[0.0000 0.0000 1.0220],
[0.0000 0.0000 1.0220],
[0.0000 0.0000 1.0220],
[0.0000 0.0000 1.0220],
[0.0000 0.0000 1.0220],
[0.0000 0.0000 1.0220],
[0.0000 0.0000 1.0220],
[0.0000 0.0000 1.0220],
[0.0000 0.0000 1.0220],
[0.0000 0.0000 1.0220],
[0.0000 0.0000 1.0220],
[0.0000 0.0000 1.0220],
[0.0000 0.0000 1.0220],
[0.0000 0.0000 1.0220],
[0.0000 0.0000 1.0220],
[0.0000 0.0000 1.0220],
[0.0000 0.0000 1.0220],
[0.0000 0.0000 1.0220],
[0.0000 0.0000 1.0220],
[0.0000 0.0000 1.0220],
[0.0000 0.0000 1.0220],
[0.0000 0.0000 1.0220],
[0.0000 0.0000 1.0220],
[0.0000 0.0000 1.0220],
[0.0000 0.0000 1.0220],
[0.0000 0.0000 1.0220],
[0.0000 0.0000 1.0220],
[0.0000 0.0000 1.0220],
[0.0000 0.0000 1.0220],
[0.0000 0.0000 1.0220],
[0.0000 0.0000 1.0220],
[0.0000 0.0000 1.0220],
[0.0000 0.0000 1.0220],
[0.0000 0.0000 1.0220],
[0.0000 0.0000 1.0220],
[0.0000 0.0000 1.0220],
[0.0000 0.0000 1.0220],
[0.0000 0.0000 1.0220],
[0.0000 0.0000 1.0220],
[0.0000 0.0000 1.0220],
[0.0000 0.0000 1.0220],
[0.0000 0.0000 1.0220],
[0.0000 0.0000 1.0220],
[0.0000 0.0000 1.0220],
[0.0000 0.0000 1.0220],
[0.0000 0.0000 1.0220],
[0.0000 0.0000 1.0220],
[0.0000 0.0000 1.0220],
[0.0000 0.0000 1.0220],
[0.0000 0.0000 1.0220],
[0.0000 0.0000 1.0220],
[0.0000 0.0000 1.1220],
[0.0000 0.0000 1.1220],
[0.0000 0.0000 1.1220],
[0.0000 0.0000 1.1220],
[0.0000 0.0000 1.1220],
[0.0000 0.0000 1.1220],
[0.0000 0.0000 1.1220],
[0.0000 0.0000 1.1220],
[0.0000 0.0000 1.1220],
[0.0000 0.0000 1.1220],
[0.0000 0.0000 1.1220],
[0.0000 0.0000 1.1220],
[0.0000 0.0000 1.1220],
[0.0000 0.0000 1.1220],
[0.0000 0.0000 1.1220],
[0.0000 0.0000 1.1220],
[0.0000 0.0000 1.1220],
[0.0000 0.0000 1.1220],
[0.0000 0.0000 1.1220],
[0.0000 0.0000 1.1220],
[0.0000 0.0000 1.1220],
[0.0000 0.0000 1.1220],
[0.0000 0.0000 1.1220],
[0.0000 0.0000 1.1220],
[0.0000 0.0000 1.1220],
[0.0000 0.0000 1.1220],
[0.0000 0.0000 1.1220],
[0.0000 0.0000 1.1220],
[0.0000 0.0000 1.1220],
[0.0000 0.0000 1.1220],
[0.0000 0.0000 1.1220],
[0.0000 0.0000 1.1220],
[0.0000 0.0000 1.1220],
[0.0000 0.0000 1.1220],
[0.0000 0.0000 1.1220],
[0.0000 0.0000 1.1220],
[0.0000 0.0000 1.1220],
[0.0000 0.0000 1.1220],
[0.0000 0.0000 1.1220],
[0.0000 0.0000 1.1220],
[0.0000 0.0000 1.1220],
[0.0000 0.0000 1.1220],
[0.0000 0.0000 1.1220],
[0.0000 0.0000 1.1220],
[0.0000 0.0000 1.1220],
[0.0000 0.0000 1.1220],
[0.0000 0.0000 1.1220],
[0.0000 0.0000 1.1220],
[0.0000 0.0000 1.1220],
[0.0000 0.0000 1.1220],
[0.0000 0.0000 1.1220],
[0.0000 0.0000 1.1220],
[0.0000 0.0000 1.1220],
[0.0000 0.0000 1.1220],
[0.0000 0.0000 1.1220],
[0.0000 0.0000 1.1220],
[0.0000 0.0000 1.1220],
[0.0000 0.0000 1.1220],
[0.0000 0.0000 1.1220],
[0.0000 0.0000 1.1220],
[0.0000 0.0000 1.1220],
[0.0000 0.0000 1.1220],
[0.0000 0.0000 1.1220],
[0.0000 0.0000 1.1220],
[0.0000 0.0000 1.1220],
[0.0000 0.0000 1.1220],
[0.0000 0.0000 1.1220],
[0.0000 0.0000 1.1220],
[0.0000 0.0000 1.1220],
[0.0000 0.0000 1.1220],
[0.0000 0.0000 1.1220],
[0.0000 0.0000 1.1220],
[0.0000 0.0000 1.1220],
[0.0000 0.0000 1.1220],
[0.0000 0.0000 1.1220],
[0.0000 0.0000 1.2220],
[0.0000 0.0000 1.2220],
[0.0000 0.0000 1.2220],
[0.0000 0.0000 1.2220],
[0.0000 0.0000 1.2220],
[0.0000 0.0000 1.2220],
[0.0000 0.0000 1.2220],
[0.0000 0.0000 1.2220],
[0.0000 0.0000 1.2220],
[0.0000 0.0000 1.2220],
[0.0000 0.0000 1.2220],
[0.0000 0.0000 1.2220],
[0.0000 0.0000 1.2220],
[0.0000 0.0000 1.2220],
[0.0000 0.0000 1.2220],
[0.0000 0.0000 1.2220],
[0.0000 0.0000 1.2220],
[0.0000 0.0000 1.2220],
[0.0000 0.0000 1.2220],
[0.0000 0.0000 1.2220],
[0.0000 0.0000 1.2220],
[0.0000 0.0000 1.2220],
[0.0000 0.0000 1.2220],
[0.0000 0.0000 1.2220],
[0.0000 0.0000 1.2220],
[0.0000 0.0000 1.2220],
[0.0000 0.0000 1.2220],
[0.0000 0.0000 1.2220],
[0.0000 0.0000 1.2220],
[0.0000 0.0000 1.2220],
[0.0000 0.0000 1.2220],
[0.0000 0.0000 1.2220],
[0.0000 0.0000 1.2220],
[0.0000 0.0000 1.2220],
[0.0000 0.0000 1.2220],
[0.0000 0.0000 1.2220],
[0.0000 0.0000 1.2220],
[0.0000 0.0000 1.2220],
[0.0000 0.0000 1.2220],
[0.0000 0.0000 1.2220],
[0.0000 0.0000 1.2220],
[0.0000 0.0000 1.2220],
[0.0000 0.0000 1.2220],
[0.0000 0.0000 1.2220],
[0.0000 0.0000 1.2220],
[0.0000 0.0000 1.2220],
[0.0000 0.0000 1.2220],
[0.0000 0.0000 1.2220],
[0.0000 0.0000 1.2220],
[0.0000 0.0000 1.2220],
[0.0000 0.0000 1.2220],
[0.0000 0.0000 1.2220],
[0.0000 0.0000 1.2220],
[0.0000 0.0000 1.2220],
[0.0000 0.0000 1.2220],
[0.0000 0.0000 1.2220],
[0.0000 0.0000 1.2220],
[0.0000 0.0000 1.2220],
[0.0000 0.0000 1.2220],
[0.0000 0.0000 1.2220],
[0.0000 0.0000 1.2220],
[0.0000 0.0000 1.2220],
[0.0000 0.0000 1.2220],
[0.0000 0.0000 1.2220],
[0.0000 0.0000 1.2220],
[0.0000 0.0000 1.2220],
[0.0000 0.0000 1.2220],
[0.0000 0.0000 1.2220],
[0.0000 0.0000 1.2220],
[0.0000 0.0000 1.2220],
[0.0000 0.0000 1.2220],
[0.0000 0.0000 1.2220],
[0.0000 0.0000 1.2220],
[0.0000 0.0000 1.2220],
[0.0000 0.0000 1.2220],
[0.0000 0.0000 1.2220],
[0.0000 0.0000 1.2220],
[0.0000 0.0750 1.2220],
[0.0000 0.0750 1.2220],
[0.0000 0.0750 1.2220],
[0.0000 0.0750 1.2220],
[0.0000 0.0750 1.2220],
[0.0000 0.0750 1.2220],
[0.0000 0.0750 1.2220],
[0.0000 0.0750 1.2220],
[0.0000 0.0750 1.2220],
[0.0000 0.0750 1.2220],
[0.0000 0.0750 1.2220],
[0.0000 0.0750 1.2220],
[0.0000 0.0750 1.2220],
[0.0000 0.0750 1.2220],
[0.0000 0.0750 1.2220],
[0.0000 0.0750 1.2220],
[0.0000 0.0750 1.2220],
[0.0000 0.0750 1.2220],
[0.0000 0.0750 1.2220],
[0.0000 0.0750 1.2220],
[0.0000 0.0750 1.2220],
[0.0000 0.0750 1.2220],
[0.0000 0.0750 1.2220],
[0.0000 0.0750 1.2220],
[0.0000 0.0750 1.2220],
[0.0000 0.1500 1.2220],
[0.0000 0.1500 1.2220],
[0.0000 0.1500 1.2220],
[0.0000 0.1500 1.2220],
[0.0000 0.1500 1.2220],
[0.0000 0.1500 1.2220],
[0.0000 0.1500 1.2220],
[0.0000 0.1500 1.2220],
[0.0000 0.1500 1.2220],
[0.0000 0.1500 1.2220],
[0.0000 0.1500 1.2220],
[0.0000 0.1500 1.2220],
[0.0000 0.1500 1.2220],
[0.0000 0.1500 1.2220],
[0.0000 0.1500 1.2220],
[0.0000 0.1500 1.2220],
[0.0000 0.1500 1.2220],
[0.0000 0.1500 1.2220],
[0.0000 0.1500 1.2220],
[0.0000 0.1500 1.2220],
[0.0000 0.1500 1.2220],
[0.0000 0.1500 1.2220],
[0.0000 0.1500 1.2220],
[0.0000 0.1500 1.2220],
[0.0000 0.1500 1.2220],
[0.0000 0.1500 1.2220],
[0.0000 0.1500 1.2220],
[0.0000 0.1500 1.2220],
[0.0000 0.1500 1.2220],
[0.0000 0.1500 1.2220],
[0.0000 0.1500 1.2220],
[0.0000 0.1500 1.2220],
[0.0000 0.1500 1.2220],
[0.0000 0.1500 1.2220],
[0.0000 0.1500 1.2220],
[0.0000 0.1500 1.2220],
[0.0000 0.1500 1.2220],
[0.0000 0.1500 1.2220],
[0.0000 0.1500 1.2220],
[0.0000 0.1500 1.2220],
[0.0000 0.1500 1.2220],
[0.0000 0.1500 1.2220],
[0.0000 0.1500 1.2220],
[0.0000 0.1500 1.2220],
[0.0000 0.1500 1.2220],
[0.0000 0.1500 1.2220],
[0.0000 0.1500 1.2220],
[0.0000 0.1500 1.2220],
[0.0000 0.1500 1.2220],
[0.0000 0.1500 1.2220],
[0.0000 0.2250 1.2220],
[0.0000 0.2250 1.2220],
[0.0000 0.2250 1.2220],
[0.0000 0.2250 1.2220],
[0.0000 0.2250 1.2220],
[0.0000 0.2250 1.2220],
[0.0000 0.2250 1.2220],
[0.0000 0.2250 1.2220],
[0.0000 0.2250 1.2220],
[0.0000 0.2250 1.2220],
[0.0000 0.2250 1.2220],
[0.0000 0.2250 1.2220],
[0.0000 0.2250 1.2220],
[0.0000 0.2250 1.2220],
[0.0000 0.2250 1.2220],
[0.0000 0.2250 1.2220],
[0.0000 0.2250 1.2220],
[0.0000 0.2250 1.2220],
[0.0000 0.2250 1.2220],
[0.0000 0.2250 1.2220],
[0.0000 0.2250 1.2220],
[0.0000 0.2250 1.2220],
[0.0000 0.2250 1.2220],
[0.0000 0.2250 1.2220],
[0.0000 0.2250 1.2220],
[0.0000 0.2250 1.2220],
[0.0000 0.2250 1.2220],
[0.0000 0.2250 1.2220],
[0.0000 0.2250 1.2220],
[0.0000 0.2250 1.2220],
[0.0000 0.2250 1.2220],
[0.0000 0.2250 1.2220],
[0.0000 0.2250 1.2220],
[0.0000 0.2250 1.2220],
[0.0000 0.2250 1.2220],
[0.0000 0.2250 1.2220],
[0.0000 0.2250 1.2220],
[0.0000 0.2250 1.2220],
[0.0000 0.2250 1.2220],
[0.0000 0.2250 1.2220],
[0.0000 0.2250 1.2220],
[0.0000 0.2250 1.2220],
[0.0000 0.2250 1.2220],
[0.0000 0.2250 1.2220],
[0.0000 0.2250 1.2220],
[0.0000 0.2250 1.2220],
[0.0000 0.2250 1.2220],
[0.0000 0.2250 1.2220],
[0.0000 0.2250 1.2220],
[0.0000 0.2250 1.2220],
[0.0000 0.2250 1.2220],
[0.0000 0.2250 1.2220],
[0.0000 0.2250 1.2220],
[0.0000 0.2250 1.2220],
[0.0000 0.2250 1.2220],
[0.0000 0.2250 1.2220],
[0.0000 0.2250 1.2220],
[0.0000 0.2250 1.2220],
[0.0000 0.2250 1.2220],
[0.0000 0.2250 1.2220],
[0.0000 0.2250 1.2220],
[0.0000 0.3000 1.2220],
[0.0000 0.3000 1.2220],
[0.0000 0.3000 1.2220],
[0.0000 0.3000 1.2220],
[0.0000 0.3000 1.2220],
[0.0000 0.3000 1.2220],
[0.0000 0.3000 1.2220],
[0.0000 0.3000 1.2220],
[0.0000 0.3000 1.2220],
[0.0000 0.3000 1.2220],
[0.0000 0.3000 1.2220],
[0.0000 0.3000 1.2220],
[0.0000 0.3000 1.2220],
[0.0000 0.3000 1.2220],
[0.0000 0.3000 1.2220],
[0.0000 0.3000 1.2220],
[0.0000 0.3000 1.2220],
[0.0000 0.3000 1.2220],
[0.0000 0.3000 1.2220],
[0.0000 0.3000 1.2220],
[0.0000 0.3000 1.2220],
[0.0000 0.3000 1.2220],
[0.0000 0.3000 1.2220],
[0.0000 0.3000 1.2220],
[0.0000 0.3000 1.2220],
[0.0000 0.3000 1.2220],
[0.0000 0.3000 1.2220],
[0.0000 0.3000 1.2220],
[0.0000 0.3000 1.2220],
[0.0000 0.3000 1.2220],
[0.0000 0.3000 1.2220],
[0.0000 0.3000 1.2220],
[0.0000 0.3000 1.2220],
[0.0000 0.3000 1.2220],
[0.0000 0.3000 1.2220],
[0.0000 0.3000 1.2220],
[0.0000 0.3000 1.2220],
[0.0000 0.3000 1.2220],
[0.0000 0.3000 1.2220],
[0.0000 0.3000 1.2220],
[0.0000 0.3000 1.2220],
[0.0000 0.3000 1.2220],
[0.0000 0.3000 1.2220],
[0.0000 0.3000 1.2220],
[0.0000 0.3000 1.2220],
[0.0000 0.3000 1.2220],
[0.0000 0.3000 1.2220],
[0.0000 0.3000 1.2220],
[0.0000 0.3000 1.2220],
[0.0000 0.3000 1.2220],
[0.0000 0.3000 1.2220],
[0.0000 0.3000 1.2220],
[0.0000 0.3000 1.2220],
[0.0000 0.3000 1.2220],
[0.0000 0.3000 1.2220],
[0.0000 0.3000 1.2220],
[0.0000 0.3000 1.2220],
[0.0000 0.3000 1.2220],
[0.0000 0.3000 1.2220],
[0.0131 0.2286 1.1971],
[0.0131 0.2286 1.1971],
[0.0131 0.2286 1.1971],
[0.0131 0.2286 1.1971],
[0.0131 0.2286 1.1971],
[0.0131 0.2286 1.1971],
[0.0131 0.2286 1.1971],
[0.0131 0.2286 1.1971],
[0.0131 0.2286 1.1971],
[0.0131 0.2286 1.1971],
[0.0131 0.2286 1.1971],
[0.0131 0.2286 1.1971],
[0.0131 0.2286 1.1971],
[0.0131 0.2286 1.1971],
[0.0131 0.2286 1.1971],
[0.0131 0.2286 1.1971],
[0.0131 0.2286 1.1971],
[0.0131 0.2286 1.1971],
[0.0131 0.2286 1.1971],
[0.0131 0.2286 1.1971],
[0.0131 0.2286 1.1971],
[0.0131 0.2286 1.1971],
[0.0131 0.2286 1.1971],
[0.0131 0.2286 1.1971],
[0.0131 0.2286 1.1971],
[0.0131 0.2286 1.1971],
[0.0131 0.2286 1.1971],
[0.0131 0.2286 1.1971],
[0.0131 0.2286 1.1971],
[0.0131 0.2286 1.1971],
[0.0131 0.2286 1.1971],
[0.0131 0.2286 1.1971],
[0.0131 0.2286 1.1971],
[0.0131 0.2286 1.1971],
[0.0131 0.2286 1.1971],
[0.0131 0.2286 1.1971],
[0.0131 0.2286 1.1971],
[0.0131 0.2286 1.1971],
[0.0131 0.2286 1.1971],
[0.0131 0.2286 1.1971],
[0.0131 0.2286 1.1971],
[0.0131 0.2286 1.1971],
[0.0131 0.2286 1.1971],
[0.0131 0.2286 1.1971],
[0.0131 0.2286 1.1971],
[0.0131 0.2286 1.1971],
[0.0131 0.2286 1.1971],
[0.0131 0.2286 1.1971],
[0.0131 0.2286 1.1971],
[0.0131 0.2286 1.1971],
[0.0131 0.2286 1.1971],
[0.0131 0.2286 1.1971],
[0.0131 0.2286 1.1971],
[0.0131 0.2286 1.1971],
[0.0131 0.2286 1.1971],
[0.0131 0.2286 1.1971],
[0.0131 0.2286 1.1971],
[0.0131 0.2286 1.1971],
[0.0131 0.2286 1.1971],
[0.0131 0.2286 1.1971],
[0.0131 0.2286 1.1971],
[0.0131 0.2286 1.1971],
[0.0131 0.2286 1.1971],
[0.0131 0.2286 1.1971],
[0.0131 0.2286 1.1971],
[0.0131 0.2286 1.1971],
[0.0131 0.2286 1.1971],
[0.0131 0.2286 1.1971],
[0.0131 0.2286 1.1971],
[0.0131 0.2286 1.1971],
[0.0131 0.2286 1.1971],
[0.0131 0.2286 1.1971],
[0.0131 0.2286 1.1971],
[0.0131 0.2286 1.1971],
[0.0131 0.2286 1.1971],
[0.0131 0.2286 1.1971],
[0.0131 0.2286 1.1971],
[0.0131 0.2286 1.1971],
[0.0131 0.2286 1.1971],
[0.0131 0.2286 1.1971],
[0.0131 0.2286 1.1971],
[0.0131 0.2286 1.1971],
[0.0131 0.2286 1.1971],
[0.0131 0.2286 1.1971],
[0.0131 0.2286 1.1971],
[0.0131 0.2286 1.1971],
[0.0131 0.2286 1.1971],
[0.0131 0.2286 1.1971],
[0.0131 0.2286 1.1971],
[0.0131 0.2286 1.1971],
[0.0131 0.2286 1.1971],
[0.0131 0.2286 1.1971],
[0.0131 0.2286 1.1971],
[0.0131 0.2286 1.1971],
[0.0131 0.2286 1.1971],
[0.0131 0.2286 1.1971],
[0.0131 0.2286 1.1971],
[0.0131 0.2286 1.1971],
[0.0131 0.2286 1.1971],
[0.0131 0.2286 1.1971],
[0.0131 0.2286 1.1971],
[0.0131 0.2286 1.1971],
[0.0131 0.2286 1.1971],
[0.0131 0.2286 1.1971],
[0.0131 0.2286 1.1971],
[0.0131 0.2286 1.1971],
[0.0131 0.2286 1.1971],
[0.0131 0.2286 1.1971],
[0.0131 0.2286 1.1971],
[0.0131 0.2286 1.1971],
[0.0131 0.2286 1.1971],
[0.0131 0.2286 1.1971],
[0.0131 0.2286 1.1971],
[0.0131 0.2286 1.1971],
[0.0131 0.2286 1.1971],
[0.0131 0.2286 1.1971],
[0.0131 0.2286 1.1971],
[0.0131 0.2286 1.1971],
[0.0131 0.2286 1.1971],
[0.0131 0.2286 1.1971],
[0.0131 0.2286 1.1971],
[0.0131 0.2286 1.1971],
[0.0131 0.2286 1.1971],
[0.0131 0.2286 1.1971],
[0.0131 0.2286 1.1971],
[0.0131 0.2286 1.1971],
[0.0131 0.2286 1.1971],
[0.0131 0.2286 1.1971],
[0.0131 0.2286 1.1971],
[0.0131 0.2286 1.1971],
[0.0131 0.2286 1.1971],
[0.0131 0.2286 1.1971],
[0.0131 0.2286 1.1971],
[0.0131 0.2286 1.1971],
[0.0131 0.2286 1.1971],
[0.0131 0.2286 1.1971],
[0.0131 0.2286 1.1971],
[0.0131 0.2286 1.1971],
[0.0131 0.2286 1.1971],
[0.0131 0.2286 1.1971],
[0.0131 0.2286 1.1971],
[0.0131 0.2286 1.1971],
[0.0131 0.2286 1.1971],
[0.0131 0.2286 1.1971],
[0.0131 0.2286 1.1971],
[0.0131 0.2286 1.1971],
[0.0131 0.2286 1.1971],
[0.0131 0.2286 1.1971],
[0.0131 0.2286 1.1971],
[0.0131 0.2286 1.1971],
[0.0131 0.2286 1.1971],
[0.0131 0.2286 1.1971],
[0.0131 0.2286 1.1971],
[0.0131 0.2286 1.1971],
[0.0131 0.2286 1.1971],
[0.0131 0.2286 1.1971],
[0.0131 0.2286 1.1971],
[0.0131 0.2286 1.1971],
[0.0131 0.2286 1.1971],
[0.0131 0.2286 1.1971],
[0.0131 0.2286 1.1971],
[0.0131 0.2286 1.1971],
[0.0131 0.2286 1.1971],
[0.0131 0.2286 1.1971],
[0.0131 0.2286 1.1971],
[0.0131 0.2286 1.1971],
[0.0131 0.2286 1.1971],
[0.0131 0.2286 1.1971],
[0.0131 0.2286 1.1971],
[0.0131 0.2286 1.1971],
[0.0131 0.2286 1.1971],
[0.0131 0.2286 1.1971],
[0.0131 0.2286 1.1971],
[0.0131 0.2286 1.1971],
[0.0131 0.2286 1.1971],
[0.0131 0.2286 1.1971],
[0.0131 0.2286 1.1971],
[0.0131 0.2286 1.1971],
[0.0131 0.2286 1.1971],
[0.0131 0.2286 1.1971],
[0.0131 0.2286 1.1971],
[0.0131 0.2286 1.1971],
[0.0131 0.2286 1.1971],
[0.0131 0.2286 1.1971],
[0.0131 0.2286 1.1971],
[0.0131 0.2286 1.1971],
[0.0131 0.2286 1.1971],
[0.0131 0.2286 1.1971],
[0.0131 0.2286 1.1971],
[0.0131 0.2286 1.1971],
[0.0131 0.2286 1.1971],
[0.0131 0.2286 1.1971],
[0.0131 0.2286 1.1971],
[0.0131 0.2286 1.1971],
[0.0131 0.2286 1.1971],
[0.0131 0.2286 1.1971],
[0.0131 0.2286 1.1971],
[0.0131 0.2286 1.1971],
[0.0131 0.2286 1.1971],
[0.0131 0.2286 1.1971],
[0.0131 0.2286 1.1971],
[0.0131 0.2286 1.1971],
[0.0131 0.2286 1.1971],
[0.0131 0.2286 1.1971],
[0.0131 0.2286 1.1971],
[0.0131 0.2286 1.1971],
[0.0131 0.2286 1.1971],
[0.0131 0.2286 1.1971],
[0.0131 0.2286 1.1971],
[0.0131 0.2286 1.1971],
[0.0131 0.2286 1.1971],
[0.0131 0.2286 1.1971],
[0.0131 0.2286 1.1971],
[0.0131 0.2286 1.1971],
[0.0131 0.2286 1.1971],
[0.0131 0.2286 1.1971],
[0.0131 0.2286 1.1971],
[0.0131 0.2286 1.1971],
[0.0131 0.2286 1.1971],
[0.0131 0.2286 1.1971],
[0.0131 0.2286 1.1971],
[0.0131 0.2286 1.1971],
[0.0131 0.2286 1.1971],
[0.0131 0.2286 1.1971],
[0.0131 0.2286 1.1971],
[0.0131 0.2286 1.1971],
[0.0131 0.2286 1.1971],
[0.0131 0.2286 1.1971],
[0.0131 0.2286 1.1971],
[0.0131 0.2286 1.1971],
[0.0131 0.2286 1.1971],
[0.0131 0.2286 1.1971],
[0.0131 0.2286 1.1971],
[0.0131 0.2286 1.1971],
[0.0131 0.2286 1.1971],
[0.0131 0.2286 1.1971],
[0.0131 0.2286 1.1971],
[0.0131 0.2286 1.1971],
[0.0131 0.2286 1.1971],
[0.0131 0.2286 1.1971],
[0.0131 0.2286 1.1971],
[0.0131 0.2286 1.1971],
[0.0131 0.2286 1.1971],
[0.0131 0.2286 1.1971],
[0.0131 0.2286 1.1971],
[0.0131 0.2286 1.1971],
[0.0131 0.2286 1.1971],
[0.0131 0.2286 1.1971],
[0.0131 0.2286 1.1971],
[0.0131 0.2286 1.1971],
[0.0131 0.2286 1.1971],
[0.0131 0.2286 1.1971],
[0.0131 0.2286 1.1971],
[0.0131 0.2286 1.1971],
[0.0131 0.2286 1.1971],
[0.0131 0.2286 1.1971],
[0.0131 0.2286 1.1971],
[0.0131 0.2286 1.1971],
[0.0131 0.2286 1.1971],
[0.0131 0.2286 1.1971],
[0.0131 0.2286 1.1971],
[0.0131 0.2286 1.1971],
[0.0131 0.2286 1.1971],
[0.0131 0.2286 1.1971],
[0.0131 0.2286 1.1971],
[0.0131 0.2286 1.1971],
[0.0131 0.2286 1.1971],
[0.0131 0.2286 1.1971],
[0.0131 0.2286 1.1971],
[0.0131 0.2286 1.1971],
[0.0131 0.2286 1.1971],
[0.0131 0.2286 1.1971],
[0.0131 0.2286 1.1971],
[0.0131 0.2286 1.1971],
[0.0131 0.2286 1.1971],
[0.0131 0.2286 1.1971],
[0.0131 0.2286 1.1971],
[0.0131 0.2286 1.1971],
[0.0131 0.2286 1.1971],
[0.0131 0.2286 1.1971],
[0.0131 0.2286 1.1971],
[0.0131 0.2286 1.1971],
[0.0131 0.2286 1.1971],
[0.0131 0.2286 1.1971],
[0.0131 0.2286 1.1971],
[0.0131 0.2286 1.1971],
[0.0131 0.2286 1.1971],
[0.0131 0.2286 1.1971],
[0.0131 0.2286 1.1971],
[0.0131 0.2286 1.1971],
[0.0131 0.2286 1.1971],
[0.0131 0.2286 1.1971],
[0.0131 0.2286 1.1971],
[0.0131 0.2286 1.1971],
[0.0131 0.2286 1.1971],
[0.0131 0.2286 1.1971],
[0.0131 0.2286 1.1971],
[0.0131 0.2286 1.1971],
[0.0131 0.2286 1.1971],
[0.0131 0.2286 1.1971],
[0.0131 0.2286 1.1971],
[0.0131 0.2286 1.1971],
[0.0131 0.2286 1.1971],
[0.0131 0.2286 1.1971],
[0.0131 0.2286 1.1971],
[0.0131 0.2286 1.1971],
[0.0131 0.2286 1.1971]];


k = linspace(1,979,979);
k = k*.035;
figure(1);
plot(k,ActualPos(:,1));
hold on
plot(k,DesiredPos(:,1));
plot(k,ActualPos(:,2));
plot(k,DesiredPos(:,2));
plot(k,ActualPos(:,3));
plot(k,DesiredPos(:,3));
legend('Actual_X','Desired_X','Actual_Y','Desired_Y','Actual_Z','Desired_Z');
xlabel('Time [s]');
ylabel('Position [M]');
hold off
figure(2);
plot3(ActualPos(:,1),ActualPos(:,2),ActualPos(:,3),LineStyle='--')
plot3(DesiredPos(:,1),DesiredPos(:,2),DesiredPos(:,3),LineStyle="-")
hold off
